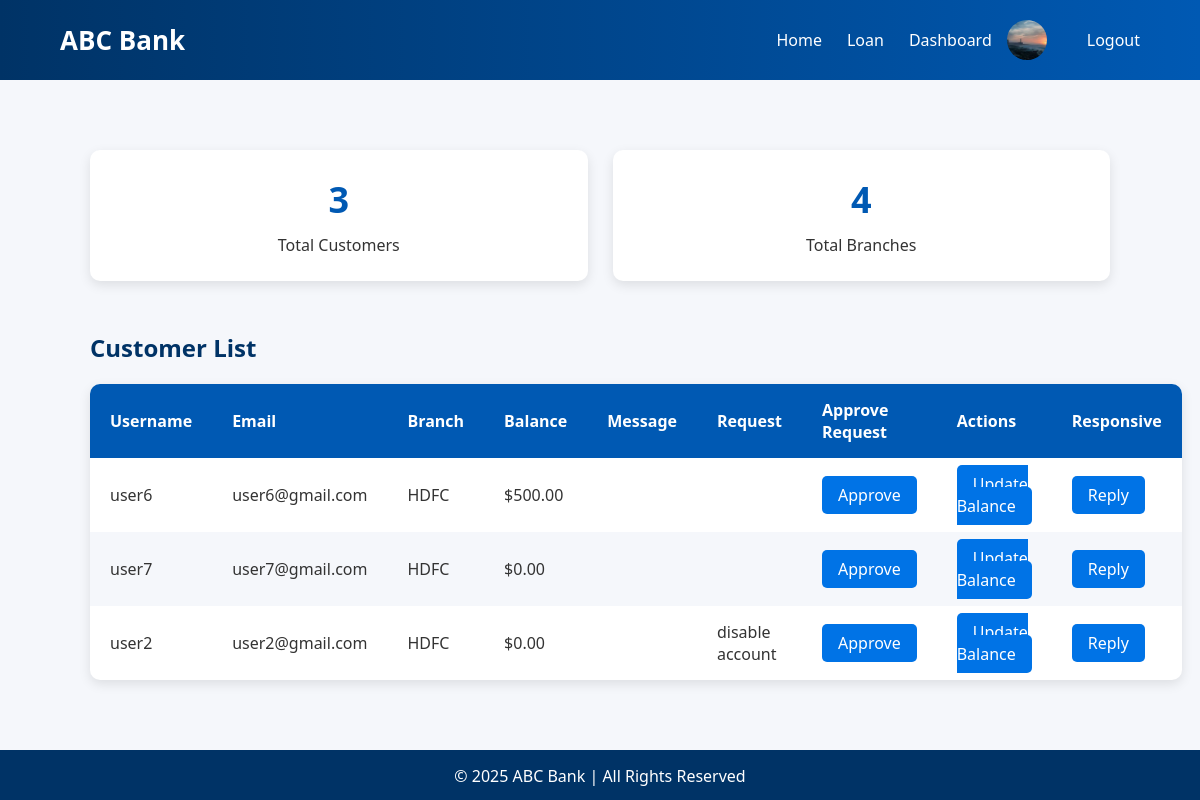
Screenshot of /branch/manager/ (signed in) with the database file from the repository.
### bank/models.py (models this page shows, shortened)
class Register(models.Model):
    user = models.OneToOneField(
        User,
        on_delete=models.CASCADE,
        related_name='bank_register',  # Unique related_name
    )
    account_num = models.CharField(max_length=20, unique=True, blank=True)
    upi_id = models.CharField(max_length=50, blank=True, null=True)
    registered_at = models.DateTimeField(auto_now_add=True,null=True)  # <-- Date field added
    profile_picture = models.ImageField(
        upload_to='static/profile/', blank=True, null=True
    )

### accounts/models.py (models this page shows, shortened)
class Profile(models.Model):
    ROLE = (
        ('customer', 'Customer'),
        ('manager', 'Manager'),
        ('admin', 'Admin'),
    )
    user = models.OneToOneField(
        User,
        on_delete=models.CASCADE,
        related_name='accounts_profile' ,null=False # << unique name
    )
    role = models.CharField(max_length=50, choices=ROLE, default='customer')
    branch = models.ForeignKey('bank_system.Branch', on_delete=models.SET_NULL, null=True, blank=True)
    bal = models.DecimalField(max_digits=10, decimal_places=2, default=0.00)
    Message=models.CharField(max_length=500,blank=True)
    Response=models.CharField(max_length=500,blank=True)
    disable_request=models.CharField(max_length=500,blank=True,default='no requests')

### bank_system/models.py (models this page shows, shortened)
class Branch(models.Model):
    name = models.CharField(max_length=100)  # Name of the branch
    city= models.CharField(max_length=100,null=True)

### bank_system/views.py (the view)
# urls.py: path('manager/',views.manager_dashboard,name='manager_dashboard'),
@login_required
def manager_dashboard(request):
    if not request.user.accounts_profile.role == 'manager':
        return redirect('login')
    manager_branch = request.user.accounts_profile.branch
    total_customers = Profile.objects.filter(role='customer',branch=manager_branch).count()
    total_branches = Branch.objects.count()
    customers = Profile.objects.filter(role='customer',branch=manager_branch).select_related('user', 'branch')
    msg = request.user.accounts_profile.Message
    req=request.user.accounts_profile.disable_request
    disable_requests = Profile.objects.filter(disable_request="disable account")
    context = {
        'total_customers': total_customers,
        'total_branches': total_branches,
        'customers': customers,
        'message': msg,
        'request':req,
        'disable_requests':disable_requests,
    }
    return render(request, 'manager/dashboard.html', context)

### templates/manager/dashboard.html (shortened to what this page needs)
{% extends 'base.html' %} {% block title %}Dashboard - ABC Bank{% endblock %}
{%load static %}  {% block content %}
<div class="container">
  <div class="cards">
    <div class="card">
      <h2>{{ total_customers }}</h2>
      <p>Total Customers</p>
    </div>
    <div class="card">
      <h2>{{ total_branches }}</h2>
      <p>Total Branches</p>
    </div>
  </div>
  <h2>Customer List</h2>
  <table>
    <thead>
      <tr>
        <th>Username</th>
        <th>Email</th>
        <th>Branch</th>
        <th>Balance</th>
        <th>Message</th>
        <th>Request</th>
        <th>Approve Request</th>
        <th>Actions</th>
        <th>Responsive</th>
      </tr>
    </thead>
    <tbody>
      {% for customer in customers %}
      <tr>
        <td>{{ customer.user.username }}</td>
        <td>{{ customer.user.email }}</td>
        <td>{{ customer.branch.name }}</td>
        <td>${{ customer.bal }}</td>
        <td>{{ customer.Message }}</td>
        <td>{{ customer.disable_request }}</td>
        <td>
          <a
            href="{% url 'approve_disable_request' customer.id %}"
            class="action-btn"
            >Approve</a
          >
        </td>
        <td>
          <a href="{% url 'update_bal' customer.user.id %}" class="action-btn"
            >Update Balance</a
          >
        </td>
        <td>
          {% if customer.Response %}
          <img
            src="{% static 'tick.jpg' %}"
            alt="Replied"
            width="22"
            title="Replied"
          />
          {% else %}
          <a href="{% url 'response' customer.user.id %}" class="action-btn"
            >Reply</a
          >
          {% endif %}
        </td>
      </tr>
      {% endfor %}
    </tbody>
  </table>
</div>
{% endblock %}

### templates/base.html (shortened to what this page needs)
<!DOCTYPE html>
<html lang="en">
  <head>
  </head>
  <body>
    <header>
      <h1>ABC Bank</h1>
      <nav style="display: flex; align-items: center">
        <a href="{% url 'index' %}">Home</a>
        <a href="{% url 'loan' %}">Loan</a>
        {% if user.is_authenticated %}
        <a href="{% url 'branch_redirect' %}">Dashboard</a>
        {% if user.bank_register.profile_picture %}
        <img
          src="{{ user.bank_register.profile_picture.url }}"
          alt="Profile Picture"
          style="
            width: 40px;
            height: 40px;
            border-radius: 50%;
            margin-left: 15px;
            object-fit: cover;
          "
        />
        {% endif %}
        <form
          method="post"
          action="{% url 'logout' %}"
          style="display: inline; margin-left: 15px"
        >
          <button type="submit">Logout</button>
        </form>
        {% else %}
        <a href="{% url 'login' %}">Login</a>
        <a href="{% url 'register' %}">Open Account</a>
        {% endif %}
      </nav>
    </header>
    <main>{% block content %} {% endblock %}</main>
    <footer>
      <p>&copy; 2025 ABC Bank | All Rights Reserved</p>
    </footer>
  </body>
</html>

### templates/base.html (style rules this page uses)
* { margin: 0; padding: 0; box-sizing: border-box; font-family: "Segoe UI", Tahoma, sans-serif; }
body { background-color: #f5f7fb; color: #333; }
header { background: linear-gradient(90deg, #003366, #0059b3); color: white; padding: 20px 60px; display: flex; justify-content: space-between; align-items: center; }
header h1 { font-size: 26px; }
nav a, nav button { color: white; margin-left: 25px; text-decoration: none; font-weight: 500; background: none; border: none; cursor: pointer; font-size: inherit; }
main { padding: 30px; min-height: 80vh; }
footer { background-color: #003366; color: white; text-align: center; padding: 15px; }

### templates/manager/dashboard.html (style rules this page uses)
.container { padding: 40px 60px; max-width: 1200px; margin: 0 auto; }
.cards { display: grid; grid-template-columns: repeat(auto-fit, minmax(220px, 1fr)); gap: 25px; margin-bottom: 50px; }
.cards .card { background: white; padding: 25px; border-radius: 10px; box-shadow: 0 4px 12px rgba(0, 0, 0, 0.1); text-align: center; transition: transform 0.3s; }
.cards .card h2 { font-size: 36px; color: #0059b3; margin-bottom: 10px; }
.cards .card p { font-size: 16px; color: #333; }
h2 { color: #003366; margin-bottom: 20px; }
table { width: 100%; border-collapse: collapse; background: white; border-radius: 10px; overflow: hidden; box-shadow: 0 4px 12px rgba(0, 0, 0, 0.1); }
thead { background: #0059b3; color: white; }
th, td { padding: 15px 20px; text-align: left; }
tbody tr:nth-child(even) { background: #f5f7fb; }
.action-btn { background-color: #0073e6; color: white; padding: 8px 16px; border-radius: 5px; text-decoration: none; font-weight: 500; transition: background 0.3s; }

### rows the page displays
Profile: user.username "user6", user.email "user6@gmail.com", branch.name "HDFC", bal "500.00", Response "Reply"
Profile: user.username "user7", user.email "user7@gmail.com", branch.name "HDFC", bal "0.00", Response "Reply"
Profile: user.username "user2", user.email "user2@gmail.com", branch.name "HDFC", bal "0.00", disable_request "disable account", Response "Reply"

### other values shown
{{ total_customers }} "3"
{{ total_branches }} "4"
